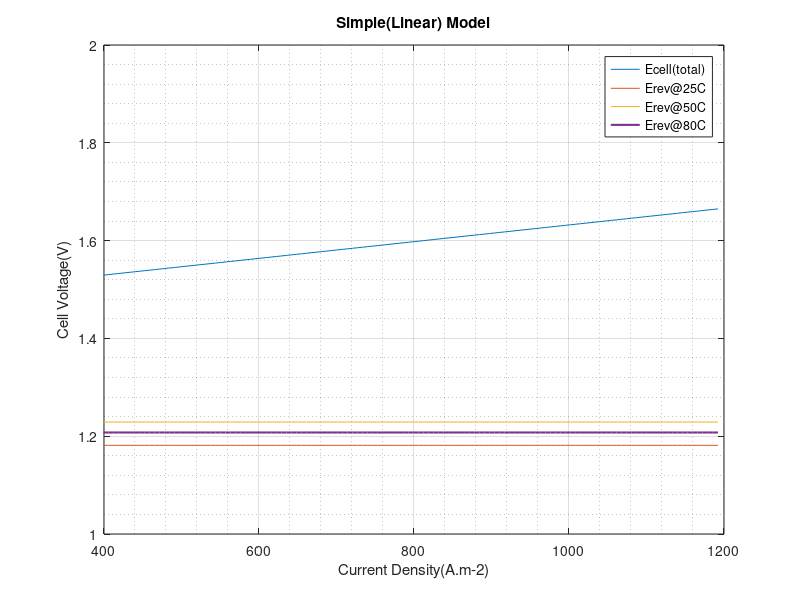

Reproduce this figure in MATLAB.

%% Parameters
F = 96.487; % Faraday constant kj/V (96485 C/mol)
T = 80+273.15; %Kelvin
A = 12.25; % membrane area(cm^2)
thickness = 178e-6; %thickness of the membrane (micro meter)
conductivity = 0.0165e2; %conductivity of the membrane (S*cm^-1)*1e2 [becomes nonlinear due to bubble overvoltage effect for higher current densities than 1.5A]
    %T = zeros(125,1);
    I_cell = zeros(125,1);
    j =zeros(125,1);
    Erev_0 = zeros(125,1); % V
    Erev_0_T25 = zeros(125,1);
    Erev_0_T50 = zeros(125,1);
    E_ohm = zeros(125,1);
    E_act =  zeros(125,1);
    E_loss = zeros(125,1);
    E_total = zeros(125,1);
    efficiency = zeros(125,1);
    P_in = zeros(125,1);

%% Input hydrogen production rate from control
%H_flow = 1.2462e-7* I_cell; %m3/s
%h_flow = 7.477*I_cell; % ml/min

%H_flow = 6.231000000000000e-08; % m3/s %1.869300000000000e-07;


%% Calculate I_cell / j_cell
%I_cell = H_flow/(1.2462e-7);
%j =(I_cell/A)*1e4; % current density A*cm^-2*1e4

%% Calculate E_cell and E_loss
%Erev_0 = 1.449 - (0.0006139*T) - (4.592e-7 * (T^2)) + (1.46e-10*T^3); % V

%E_ohm = (thickness*j)/conductivity ; %V % This one is only useful until 1.5 A then conductivity becomes non-linear
%R_ohm = E_ohm/I_cell;

%E_act =  0.0514*I_cell + 0.2798; %V
%R_act = E_act/I_cell;

%E_mass = 0;
%R_mass = E_mass/I_cell;

%E_loss = E_act + E_ohm + E_mass;
%E_total = Erev_0 + E_loss;

%% Calculate effficiency and Pin
%efficiency = (1.48/E_total)*100; % percentage
%P_in = I_cell * E_total;

for i= 1 :1: 125
    T = 80+273.15;
    T_25 = 25+273.15;
    T_50 = 50+273.15;
    %T(i) = 20+(0.7*i);
    
    H_flow = (i*0.1e-8)+(5.7e-8);
    %H_flow = 6.5e-8;
    
    I_cell(i) = H_flow/(1.2462e-7);
    j(i) =(I_cell(i)/A)*1e4; % current density A*cm^-2*1e4
    
    Erev_0(i) = 1.449 - (0.0006139*T) - (4.592e-7 * (T^2)) + (1.46e-10*T^3); % V
    Erev_0_T25(i) = 1.449 - (0.0006139*T_25) - (4.592e-7 * (T_25^2)) + (1.46e-10*T_25^3); % V
    Erev_0_T50(i) = 1.449 - (0.0006139*T_50) - (4.592e-7 * (T_50^2)) + (1.46e-10*T_50^3); % V
    %Erev_0(i) = 1.449 - (0.0006139*T(i)) - (4.592e-7 * (T(i)^2)) + (1.46e-10*T(i)^3); % V
    
    E_ohm(i) = (thickness*j(i))/conductivity ;
    E_act(i) =  0.0514*I_cell(i) + 0.2798;
    E_loss(i) = E_act(i) + E_ohm(i);
    E_total(i) = Erev_0(i) + E_loss(i);
    efficiency(i) = (1.48/E_total(i))*100; % percentage
    P_in(i) = I_cell(i) * E_total(i);
end

%% Current sweep
plot(j,E_total,j,Erev_0,j,Erev_0_T25,j,Erev_0_T50,'LineWidth',1.5);
grid on;
grid minor;
title('Simple(Linear) Model');
legend('Ecell(total)','Erev@25C','Erev@50C','Erev@80C','Location','northeast');
xlabel('Current Density(A.m-2)');
ylabel('Cell Voltage(V)');
ylim([1 2]);
xlim([400 1200]);

%% Temperature sweep (change commented lines inside the for loop + "T")
% plot(T,E_total,T,Erev_0,'LineWidth',1.5);
% grid on;
% grid minor;
% legend('E_total','Erev_0','Location','northeast');
% xlabel('Temperature');
% ylabel('Cell Voltage');
% ylim([1.2 2]);
% xlim([20 110]);